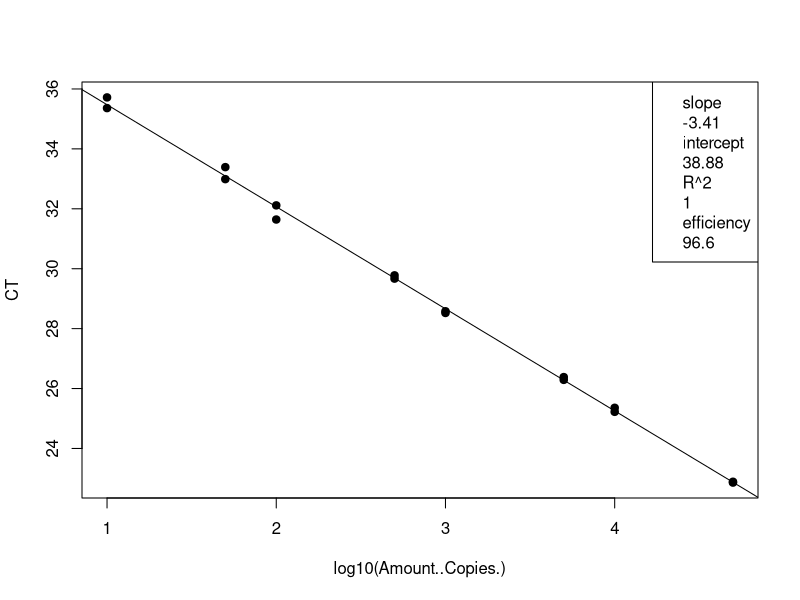
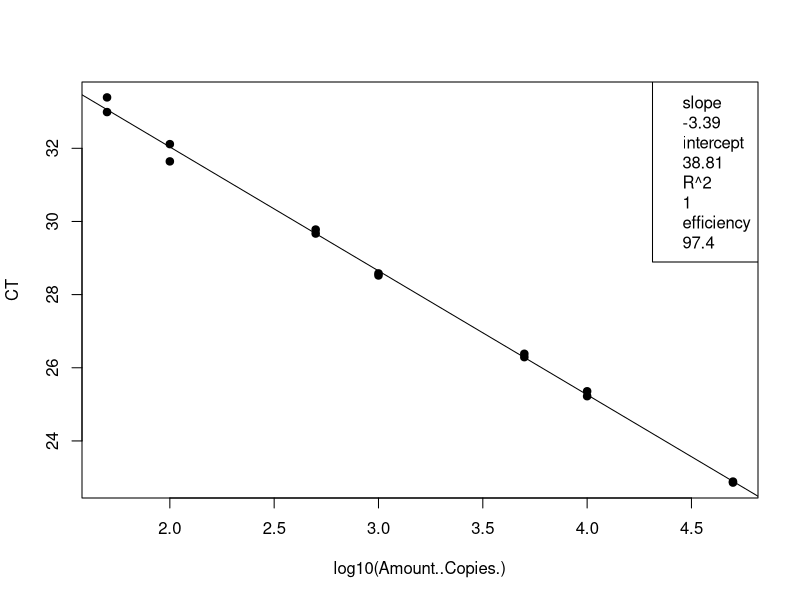
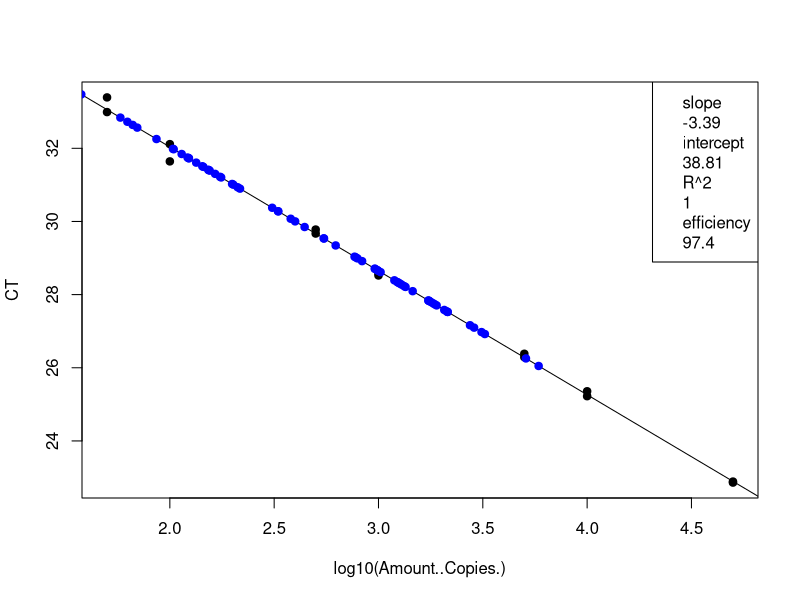
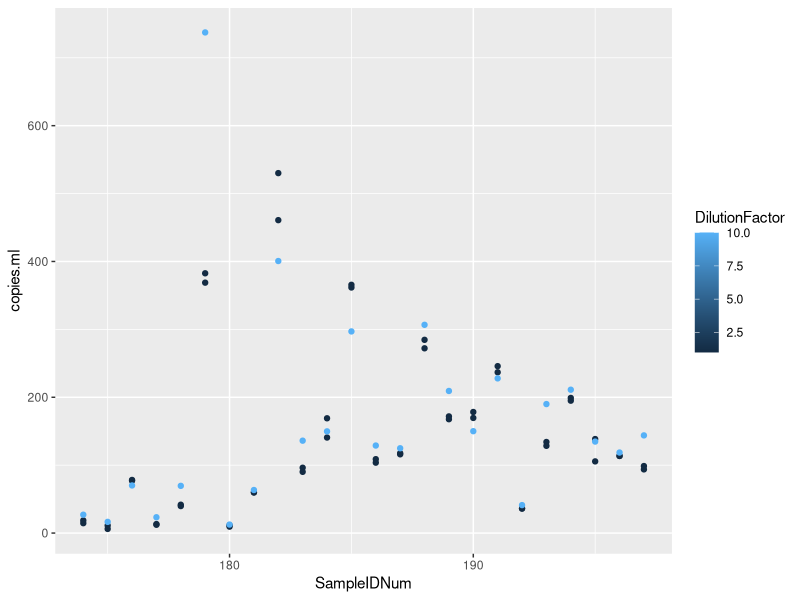

Write the R code that produced these figures, in order.
## ---- chunk 1
knitr::opts_chunk$set(echo = TRUE)

## ---- chunk 2
# load the data (note data file must be in this repository)
data <- read.csv("Plate9_GenBac_qPCRConversion.csv")
View(data)

# clean up the data file (there is some stuff at the bottom and extra blank rows)
#data <- data[-68:-70,] # This removes rows 92-95
View(data)

# assign to the correct data class #warning message about NAs is OK
class(data$CT) # check the data class type
data$CT <- as.numeric(as.character(data$CT)) # change to numeric
data$Amount..Copies. <- as.numeric(as.character(data$Amount..Copies.)) # change to numeric
## ---- chunk 3
# linear regression of standard curve
standards = data[1:16,]
standardCurve <- lm(CT ~ log10(Amount..Copies.), data = standards)
  
standardCurvePlot <- plot(CT ~ log10(Amount..Copies.), data = standards, pch=19) 
abline(coef(standardCurve)) 
legend("topright", legend=c(paste= "slope", round(standardCurve$coefficients[2], 2), 
                            paste= "intercept", round(standardCurve$coefficients[1], 2), 
                            paste= "R^2", round(summary(standardCurve)$r.squared, 2),
                            paste = "efficiency", round((10^(-1/standardCurve$coefficients[2])-1)*100, 1)))
## ---- chunk 4
# remove standards that sucked and redo analysis NOT NEEDED 21 Jan 2020
standards <- standards[-15:-16,] # uncomment this line and change which rows to remove
standardCurve <- lm(CT ~ log10(Amount..Copies.), data = standards)

standardCurvePlot <- plot(CT ~ log10(Amount..Copies.), data = standards, pch=19)
abline(coef(standardCurve))
col = "blue"
legend("topright", legend=c(paste= "slope", round(standardCurve$coefficients[2], 2),
                            paste= "intercept", round(standardCurve$coefficients[1], 2),
                            paste= "R^2", round(summary(standardCurve)$r.squared, 2),
                            paste = "efficiency", round((10^(-1/standardCurve$coefficients[2])-1)*100, 1)))
## ---- chunk 5
# data set of unknowns including info on standard curve
#unknowns = subset(data, Name == "UNKNOWN")
unknowns = data[17:88,]
#unknowns <- unknowns[-1:-3,] # uncomment this line and change which rows to remove if these samples were outside of the standard curve

# add new columns to the data table
unknowns$plate_num = 1 #change to the actual plate number
unknowns$standard_slope = standardCurve$coefficients[2]
unknowns$standard_intercept = standardCurve$coefficients[1]
unknowns$R2 = summary(standardCurve)$r.squared
unknowns$efficiency =  (10^(-1/standardCurve$coefficients[2])-1)*100
  
# add a new column that interpolates copies/well from Ct for the unknowns
unknowns$log.copies.well = ((unknowns$CT - standardCurve$coefficients[1])/standardCurve$coefficients[2])
unknowns$copies.well = 10^unknowns$log.copies.well

# copies/ul extract accounting for dilution factor
vol.well = 3 #qPCR template volume in ul
unknowns$vol.well = vol.well
unknowns$copies.ul = ((unknowns$copies.well/vol.well)*unknowns$DilutionFactor)

# copies/extraction
vol.elution = 110 #DNA extraction elution volume in ul
unknowns$vol.elution = vol.elution
unknowns$copies.extraction = (unknowns$copies.ul*vol.elution)

# copies/ml #Volume is volume of sample filtered in mL
unknowns$copies.ml = (unknowns$copies.extraction/unknowns$Volume)


## ---- chunk 6
standards <- standards[-15:-16,] # uncomment this line and change which rows to remove
standardCurve <- lm(CT ~ log10(Amount..Copies.), data = standards)

standardCurvePlot <- plot(CT ~ log10(Amount..Copies.), data = standards, pch=19)
abline(coef(standardCurve))
col = "blue"
legend("topright", legend=c(paste= "slope", round(standardCurve$coefficients[2], 2),
                            paste= "intercept", round(standardCurve$coefficients[1], 2),
                            paste= "R^2", round(summary(standardCurve)$r.squared, 2),
                            paste = "efficiency", round((10^(-1/standardCurve$coefficients[2])-1)*100, 1)))

unknowns = unknowns[1:72,]
standardCurve <- lm(CT ~ log10(copies.well), data = unknowns)

standardCurvePlot <- points(CT ~ log10(copies.well), data = unknowns, pch=19, col = "blue")


#abline(coef(standardCurve))
#legend("topright", legend=c(paste= "slope", round(standardCurve$coefficients[2], 2),
                            #paste= "intercept", round(standardCurve$coefficients[1], 2),
                            #paste= "R^2", round(summary(standardCurve)$r.squared, 2),
                            #paste = "efficiency", round((10^(-1/standardCurve$coefficients[2])-1)*100, 1)))
## ---- chunk 7
# make a plot that compares the diluted to undiluted replicates for each sample including dilution factor
library("ggplot2")
unknowns$SampleIDNum <- as.numeric(as.character(unknowns$SampleIDNum)) # change to numeric
replicates = unknowns[1:72,]
#replicates <- replicates[-18,] # This removes rows (B11)
#replicates <- replicates[-32,] # This removes rows (D8)
#replicates <- replicates[-55,] # This removes rows (G5)
qplot(SampleIDNum,copies.ml, data=replicates, col=DilutionFactor)
## ---- chunk 8
# write csv file
write.csv(unknowns, file = "Plate9_GenBac_ConvertedData.csv", row.names=FALSE, na="")

# average the replicates (if not strongly inhibited) and make a new file
averaged = unknowns[1:72,]
averaged$averaged <- tapply(unknowns$copies.ml, unknowns$SampleIDNum, mean)
write.csv(averaged, file = "Plate9_GenBac_Averaged.csv", row.names=FALSE, na="")
